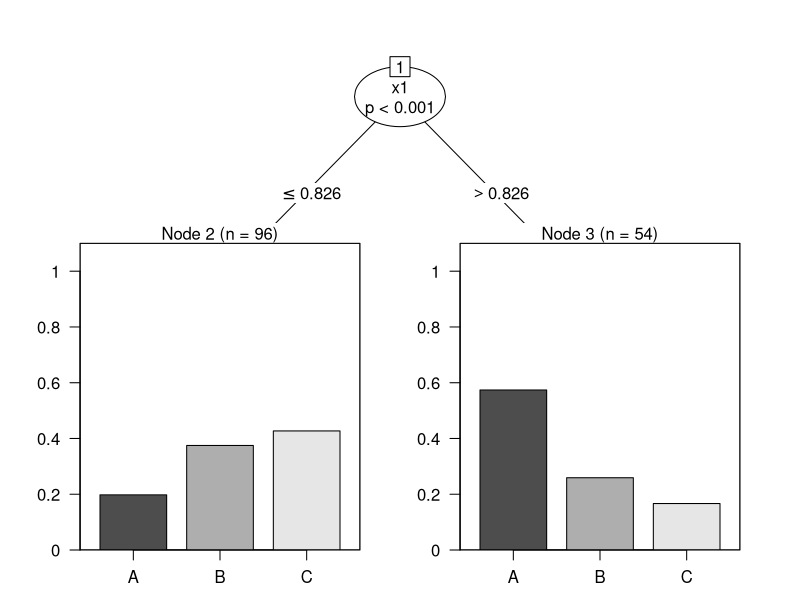
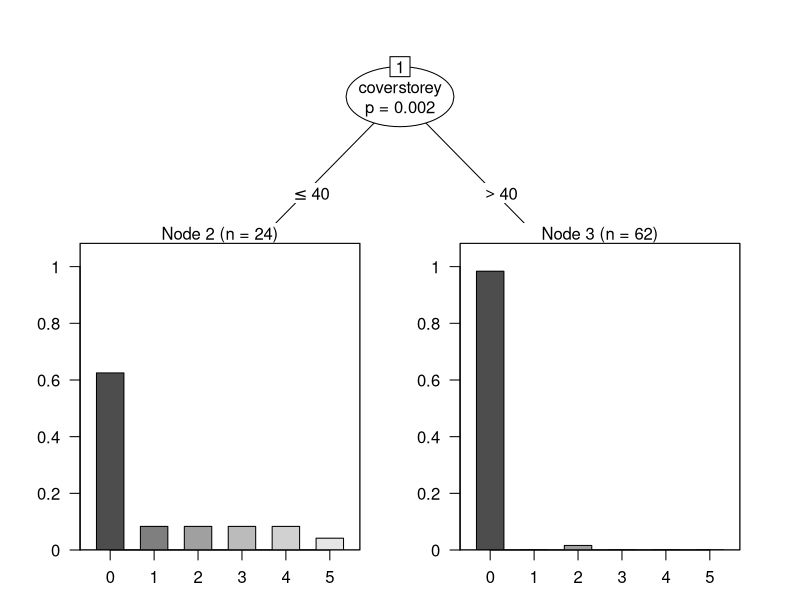
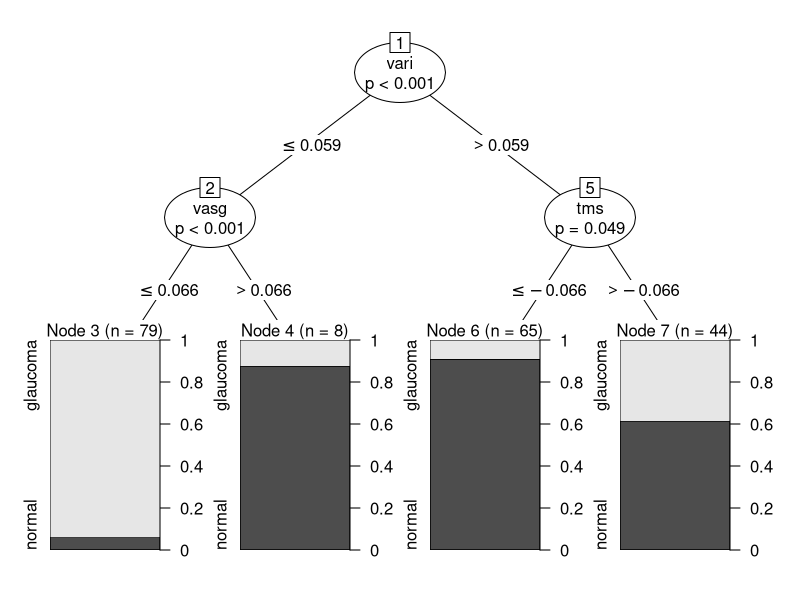
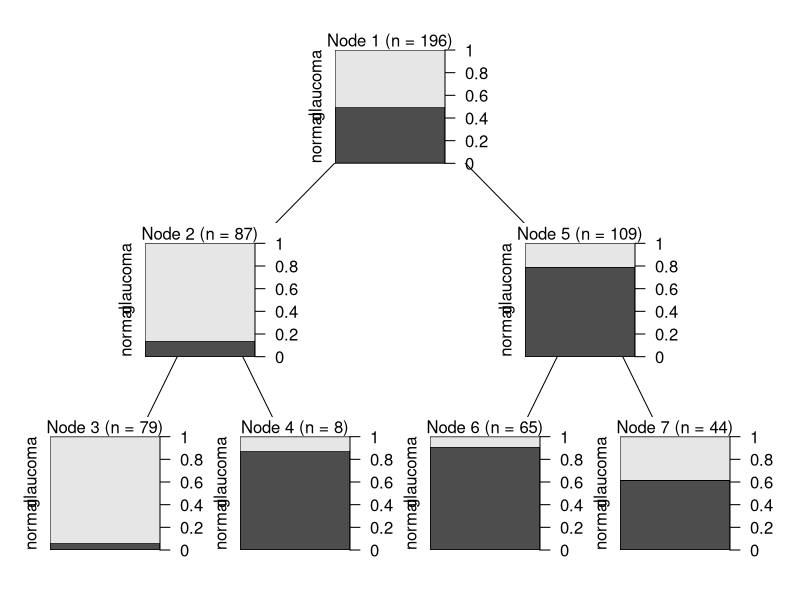
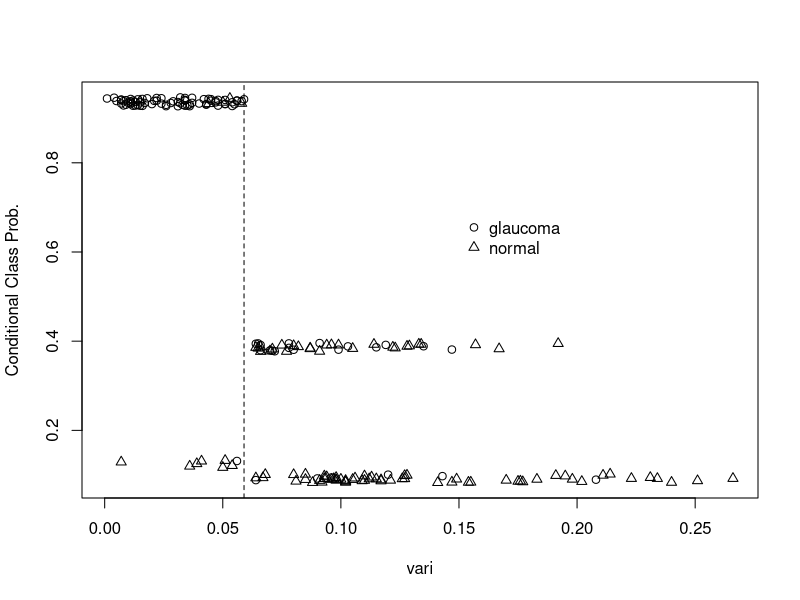
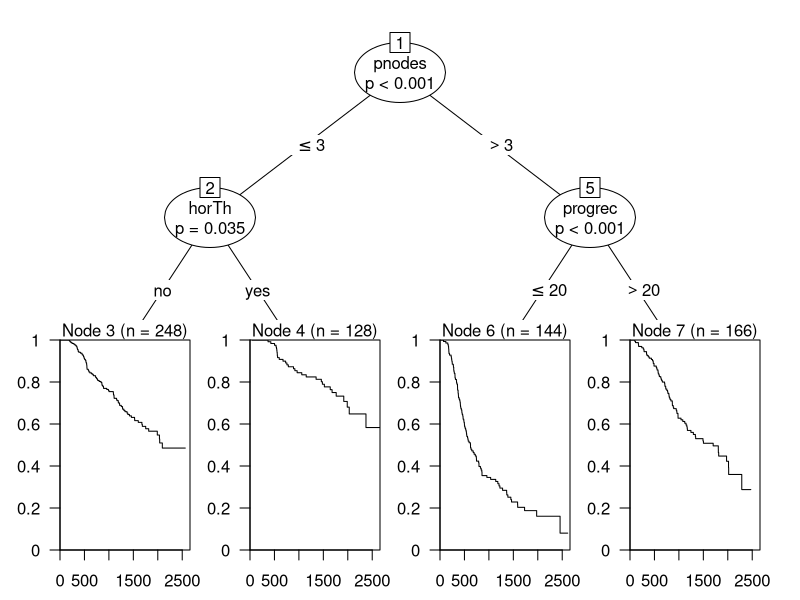
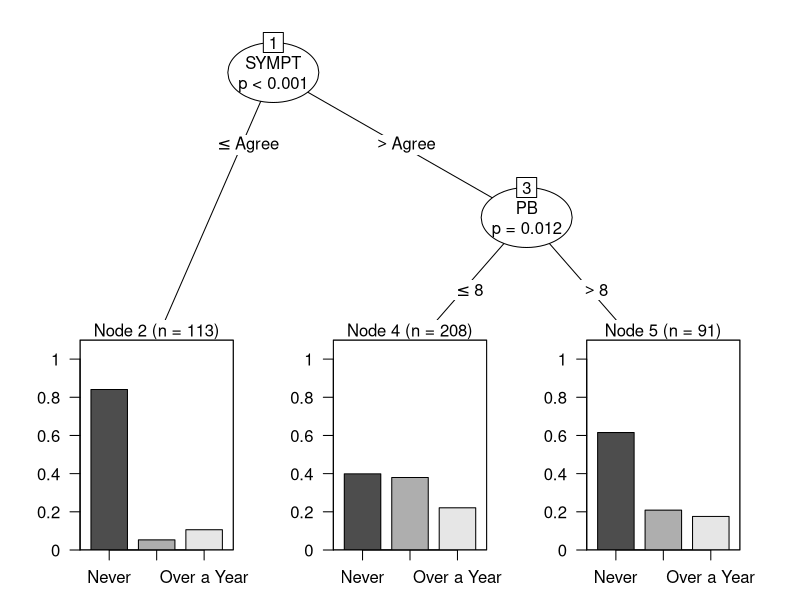
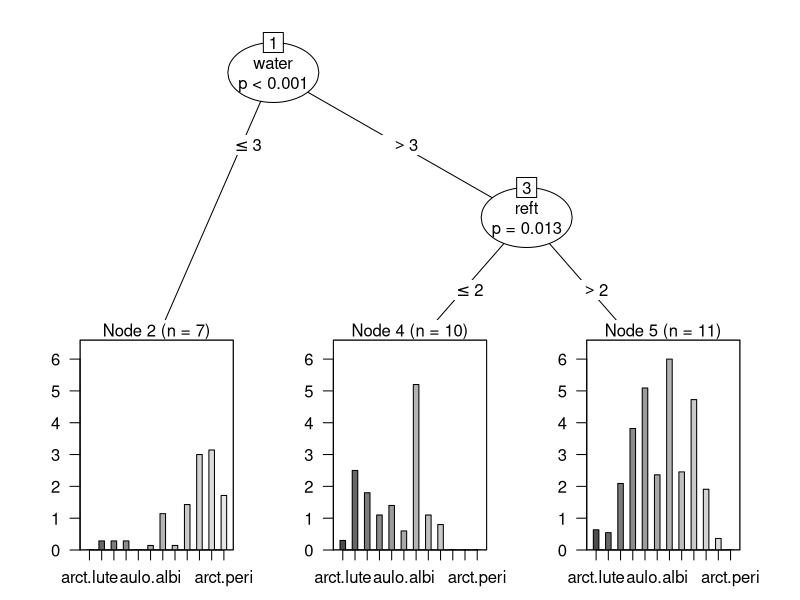

Here is the R script that generated these plots, in order:
## ----setup, echo = FALSE, results = "hide", message = FALSE, warnings = FALSE----
suppressWarnings(RNGversion("3.5.2"))
pkgs <- c("partykit", "coin", "strucchange", "Formula", "survival",
          "sandwich", "party", "TH.data", "knitr")
pkgs <- sapply(pkgs, require, character.only = TRUE)
if (pkgs["party"]) detach(package:party)
set.seed(290875)

## ----fail, results = "asis", echo = FALSE---------------------------
if (any(!pkgs))
{
    cat(paste("Package(s)", paste(names(pkgs)[!pkgs], collapse = ", "), 
        "not available, stop processing.",
        "\\end{document}\n"))
    knitr::knit_exit()
}

## ----party-max, echo = TRUE, results = "hide"-----------------------
ctree_control(teststat = "max")

## ----party-quad, echo = TRUE, results = "hide"----------------------
ctree_control(teststat = "quad")

## ----party-Bonf, echo = TRUE, results = "hide"----------------------
ctree_control(testtype = "Bonferroni")

## ----party-minsplit, echo = TRUE, results = "hide"------------------
ctree_control(minsplit = 20)

## ----party-maxsurr, echo = TRUE, results = "hide"-------------------
ctree_control(maxsurrogate = 3)

## ----party-data, echo = TRUE----------------------------------------
ls <- data.frame(y = gl(3, 50, labels = c("A", "B", "C")), 
                 x1 = rnorm(150) + rep(c(1, 0, 0), c(50, 50, 50)), 
                 x2 = runif(150))

## ----party-formula, echo = TRUE, results = "hide"-------------------
library("partykit")
ctree(y ~ x1 + x2, data = ls)

## ----party-fitted, echo = TRUE--------------------------------------
ct <- ctree(y ~ x1 + x2, data = ls)

## ----party-print, echo = TRUE---------------------------------------
ct

## ----party-plot, echo = TRUE,  fig.height = 5, fig.width = 8--------
plot(ct)

## ----party-nodes, echo = TRUE---------------------------------------
ct[1]

## ----party-nodelist, echo = TRUE------------------------------------
class(ct[1])

## ----party-predict, echo = TRUE-------------------------------------
predict(ct, newdata = ls)

## ----party-treeresponse, echo = TRUE--------------------------------
predict(ct, newdata = ls[c(1, 51, 101),], type = "prob")

## ----party-where, echo = TRUE---------------------------------------
predict(ct, newdata = ls[c(1,51,101),], type = "node")

## ----party-sctest, echo = TRUE--------------------------------------
if (require("strucchange"))
    print(sctest(ct))

## ----treepipit-ctree, echo = TRUE-----------------------------------
data("treepipit", package = "coin")
tptree <- ctree(counts ~ ., data = treepipit)

## ----treepipit-plot, echo = TRUE,  fig.height = 5, fig.width = 8----
plot(tptree, terminal_panel = node_barplot)

## ----treepipit-x, echo = FALSE--------------------------------------
p <- info_node(node_party(tptree))$p.value
n <- table(predict(tptree, type = "node"))

## ----glaucoma-ctree, echo = TRUE------------------------------------
data("GlaucomaM", package = "TH.data")
gtree <- ctree(Class ~ ., data = GlaucomaM)

## ----glaucoma-x, echo = FALSE, results = "hide"---------------------
sp <- split_node(node_party(gtree))$varID

## ----glaucoma-plot, echo = FALSE,  fig.height = 6, fig.width = 10----
plot(gtree)

## ----glaucoma-plot-inner, echo = FALSE,  fig.height = 7, fig.width = 10----
plot(gtree, inner_panel = node_barplot, 
     edge_panel = function(...) invisible(), tnex = 1)

## ----glaucoma-plot2, echo = TRUE, eval = FALSE----------------------
# plot(gtree)

## ----glaucoma-plot-inner-bar, echo = TRUE, eval = FALSE-------------
# plot(gtree, inner_panel = node_barplot,
#      edge_panel = function(...) invisible(), tnex = 1)

## ----glaucoma-prediction, echo = TRUE-------------------------------
table(predict(gtree), GlaucomaM$Class)

## ----glaucoma-classprob, echo = TRUE,  fig.height = 4, fig.width = 5----
prob <- predict(gtree, type = "prob")[,1] + 
                runif(nrow(GlaucomaM), min = -0.01, max = 0.01)
splitvar <- character_split(split_node(node_party(gtree)), 
                            data = data_party(gtree))$name
plot(GlaucomaM[[splitvar]], prob, 
     pch = as.numeric(GlaucomaM$Class), ylab = "Conditional Class Prob.",
     xlab = splitvar)
abline(v = split_node(node_party(gtree))$breaks, lty = 2)
legend(0.15, 0.7, pch = 1:2, legend = levels(GlaucomaM$Class), bty = "n")

## ----GBSGS-ctree, echo = TRUE---------------------------------------
data("GBSG2", package = "TH.data")  
library("survival")
(stree <- ctree(Surv(time, cens) ~ ., data = GBSG2))

## ----GBSG2-plot, echo = TRUE,  fig.height = 6, fig.width = 10-------
plot(stree)

## ----GBSG2-KM, echo = TRUE------------------------------------------
pn <- predict(stree, newdata = GBSG2[1:2,], type = "node")
n <- predict(stree, type = "node")
survfit(Surv(time, cens) ~ 1, data = GBSG2, subset = (n == pn[1]))
survfit(Surv(time, cens) ~ 1, data = GBSG2, subset = (n == pn[2]))

## ----mammo-ctree, echo = TRUE---------------------------------------
data("mammoexp", package = "TH.data")
mtree <- ctree(ME ~ ., data = mammoexp)

## ----mammo-plot, echo = TRUE,  fig.height = 6, fig.width = 13-------
plot(mtree)

## ----spider-ctree, echo = TRUE--------------------------------------
data("HuntingSpiders", package = "partykit")
sptree <- ctree(arct.lute + pard.lugu + zora.spin + pard.nigr +
  pard.pull + aulo.albi + troc.terr + alop.cune + pard.mont + alop.acce +
  alop.fabr + arct.peri ~ herbs + reft + moss + sand + twigs + water,
  data = HuntingSpiders, teststat = "max", minsplit = 5,
  pargs = GenzBretz(abseps = .1, releps = .1))

## ----spider-plot1, echo = TRUE,  fig.height = 6, fig.width = 13-----
plot(sptree, terminal_panel = node_barplot)

## ----spider-plot2, echo = TRUE,  fig.width = 10, fig.height = 22----
plot(sptree)

## ----party-setup, echo = FALSE, results = "hide", message = FALSE, warnings = FALSE----
library("party")
set.seed(290875)

## ----party-airq, echo = TRUE----------------------------------------
data("airquality", package = "datasets")
airq <- subset(airquality, !is.na(Ozone))
(airct_party <- party::ctree(Ozone ~ ., data = airq, 
     controls = party::ctree_control(maxsurrogate = 3)))
mean((airq$Ozone - predict(airct_party))^2)

## ----partykit-airq, echo = TRUE-------------------------------------
(airct_partykit <- partykit::ctree(Ozone ~ ., data = airq, 
     control = partykit::ctree_control(maxsurrogate = 3, 
                                       numsurrogate = TRUE)))
mean((airq$Ozone - predict(airct_partykit))^2)
table(predict(airct_party, type = "node"),
      predict(airct_partykit, type = "node"))
max(abs(predict(airct_party) - predict(airct_partykit)))

## ----party-partykit-airq, echo = TRUE-------------------------------
airct_party@tree$criterion
info_node(node_party(airct_partykit))

## ----party-partykit-iris, echo = TRUE-------------------------------
(irisct_party <- party::ctree(Species ~ .,data = iris))
(irisct_partykit <- partykit::ctree(Species ~ .,data = iris, 
control = partykit::ctree_control(splitstat = "maximum")))
table(predict(irisct_party, type = "node"),
      predict(irisct_partykit, type = "node"))

## ----party-iris, echo = TRUE----------------------------------------
tr_party <- treeresponse(irisct_party, newdata = iris)

## ----partykit-iris, echo = TRUE-------------------------------------
tr_partykit <- predict(irisct_partykit, type = "prob", 
                       newdata = iris)
max(abs(do.call("rbind", tr_party) - tr_partykit))

## ----party-partykit-mammoexp, echo = TRUE---------------------------
### ordinal regression
data("mammoexp", package = "TH.data")
(mammoct_party <- party::ctree(ME ~ ., data = mammoexp))
### estimated class probabilities
tr_party <- treeresponse(mammoct_party, newdata = mammoexp)
(mammoct_partykit <- partykit::ctree(ME ~ ., data = mammoexp))
### estimated class probabilities
tr_partykit <- predict(mammoct_partykit, newdata = mammoexp, type = "prob")
max(abs(do.call("rbind", tr_party) - tr_partykit))

## ----party-partykit-GBSG2, echo = TRUE------------------------------
data("GBSG2", package = "TH.data")
(GBSG2ct_party <- party::ctree(Surv(time, cens) ~ .,data = GBSG2))
(GBSG2ct_partykit <- partykit::ctree(Surv(time, cens) ~ .,data = GBSG2))

## ----party-partykit-KM, echo = TRUE---------------------------------
tr_party <- treeresponse(GBSG2ct_party, newdata = GBSG2)
tr_partykit <- predict(GBSG2ct_partykit, newdata = GBSG2, type = "prob")
all.equal(lapply(tr_party, function(x) unclass(x)[!(names(x) %in% "call")]),
lapply(tr_partykit, function(x) unclass(x)[!(names(x) %in% "call")]),
check.names = FALSE)

## ----nf-alpha, echo = TRUE------------------------------------------
(airct_partykit_1 <- partykit::ctree(Ozone ~ ., data = airq, 
     control = partykit::ctree_control(maxsurrogate = 3, alpha = 0.001,
                                       numsurrogate = FALSE)))
depth(airct_partykit_1)
mean((airq$Ozone - predict(airct_partykit_1))^2)

## ----nf-maxstat, echo = TRUE----------------------------------------
(airct_partykit <- partykit::ctree(Ozone ~ ., data = airq, 
     control = partykit::ctree_control(maxsurrogate = 3, splittest = TRUE,
                                       testtype = "MonteCarlo"))) 

## ----nf-nmax, echo = TRUE-------------------------------------------
(irisct_partykit_1 <- partykit::ctree(Species ~ .,data = iris, 
control = partykit::ctree_control(splitstat = "maximum", nmax = 25)))
table(predict(irisct_partykit), predict(irisct_partykit_1))

## ----nf-multiway, echo = TRUE---------------------------------------
GBSG2$tgrade <- factor(GBSG2$tgrade, ordered = FALSE)
(GBSG2ct_partykit <- partykit::ctree(Surv(time, cens) ~ tgrade,
    data = GBSG2, control = partykit::ctree_control(multiway = TRUE, 
                                                    alpha = .5)))

## ----nf-cluster, echo = TRUE----------------------------------------
airq$month <- factor(airq$Month)
(airct_partykit_3 <- partykit::ctree(Ozone ~ Solar.R + Wind + Temp, data = airq,
cluster = month, control = partykit::ctree_control(maxsurrogate = 3)))
info_node(node_party(airct_partykit_3))
mean((airq$Ozone - predict(airct_partykit_3))^2)

## ----nf-ytrafo-1, echo = TRUE---------------------------------------
### with weight-dependent log-rank scores
### log-rank trafo for observations in this node only (= weights > 0)
h <- function(y, x, start = NULL, weights, offset, estfun = TRUE, object = FALSE, ...) {
    if (is.null(weights)) weights <- rep(1, NROW(y))
    s <- logrank_trafo(y[weights > 0,,drop = FALSE])
    r <- rep(0, length(weights))
    r[weights > 0] <- s
    list(estfun = matrix(as.double(r), ncol = 1), converged = TRUE, unweighted = TRUE)
}
partykit::ctree(Surv(time, cens) ~ ., data = GBSG2, ytrafo = h)

## ----nf-ytrafo-2, echo = TRUE---------------------------------------
### normal varying intercept / varying coefficient model (aka "mob")
h <- function(y, x, start = NULL, weights = NULL, offset = NULL, cluster = NULL, ...)
  glm(y ~ 0 + x, family = gaussian(), start = start, weights = weights, ...)
(airct_partykit_4 <- partykit::ctree(Ozone ~ Temp | Solar.R + Wind, 
    data = airq, cluster = month, ytrafo = h, 
    control = partykit::ctree_control(maxsurrogate = 3)))
airq$node <- factor(predict(airct_partykit_4, type = "node"))
summary(m <- glm(Ozone ~ node + node:Temp - 1, data = airq))
mean((predict(m) - airq$Ozone)^2)

## ----airq-mob, echo = TRUE------------------------------------------
airq_lmtree <- partykit::lmtree(Ozone ~ Temp | Solar.R + Wind, 
                                data = airq, cluster = month)
info_node(node_party(airq_lmtree))
mean((predict(airq_lmtree, newdata = airq) - airq$Ozone)^2)

## ----closing, echo = FALSE, results = "hide"------------------------
detach(package:party)

## ----bib, echo = FALSE----------------------------------------------
thisdir <- getwd()
bibfile <- system.file("REFERENCES.bib", package = "partykit")
### bibfile may contain spaces LaTeX is unable to deal with on MacOS it seems
if (file.copy(bibfile, to = thisdir, overwrite = TRUE)) {
    bibfile <- "REFERENCES.bib"
} else {
    ### hope for the best
    bibfile <- file.path("..", "inst", "REFERENCES.bib")
}
